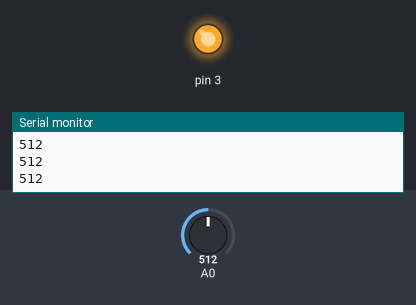
Recording of a sketch running on a simulated Arduino Uno, built with avr-gcc and run on an emulated ATmega328P. Shown: output pins drawn as LEDs (lit = HIGH), the last lines printed to the serial monitor. Inputs (shaded band) come from the test bench; at power-on: A0 = 512.

Above: at 1.2 s.
1.3 s: A0 set to 890
2.8 s: A0 set to 918
At 4.0 s:
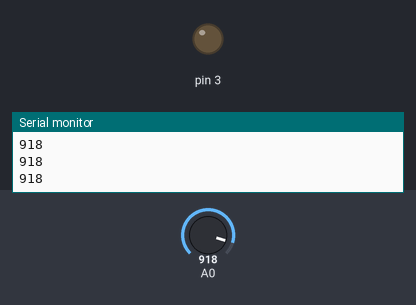
4.3 s: A0 set to 768
5.8 s: A0 set to 733
At 7.0 s:
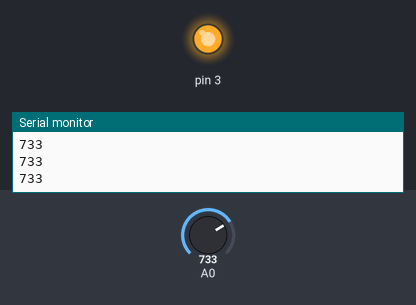
7.3 s: A0 set to 910
At 8.4 s:
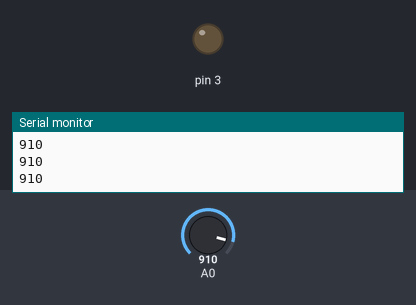
Timing chart, 0 to 9.8 s (numbered marks = the images above; inputs shaded):
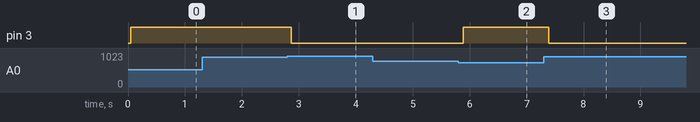

The sketch:

LDR.ino
```cpp
void setup() {

  pinMode(3,OUTPUT);
  Serial.begin(9600);

}

void loop() {

  int isik = analogRead(A0);
  Serial.println(isik);
  delay(50);

  if(isik > 900){
    digitalWrite(3,LOW);
  }

  if(isik < 750){
    digitalWrite(3,HIGH);
  }
}
```

Measured:
- the behaviour switches between 900 and 901 on A0 (found by bisection; images 0 and 1)
- the behaviour switches between 750 and 749 on A0 (found by bisection; images 1 and 2)
- after the input at 2.8 s, pin 3: HIGH → LOW after 0.07 s
- after the input at 5.8 s, pin 3: LOW → HIGH after 0.08 s
- after the input at 7.3 s, pin 3: HIGH → LOW after 0.09 s
